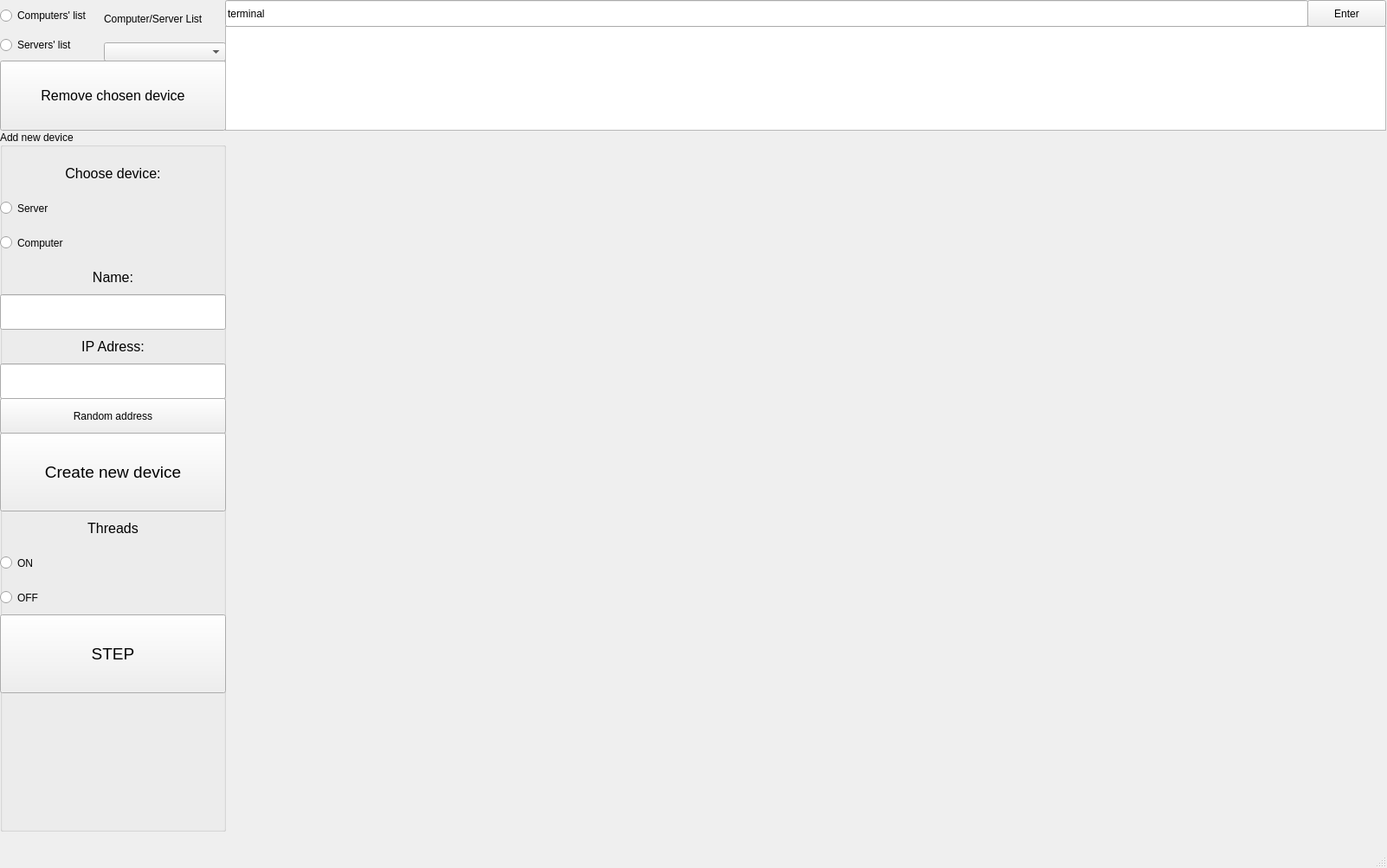
<?xml version="1.0" encoding="UTF-8"?>
<ui version="4.0">
 <class>MainWindow</class>
 <widget class="QMainWindow" name="MainWindow">
  <property name="geometry">
   <rect>
    <x>0</x>
    <y>0</y>
    <width>1602</width>
    <height>1003</height>
   </rect>
  </property>
  <property name="windowTitle">
   <string>MainWindow</string>
  </property>
  <property name="layoutDirection">
   <enum>Qt::LeftToRight</enum>
  </property>
  <widget class="QWidget" name="centralwidget">
   <property name="enabled">
    <bool>true</bool>
   </property>
   <widget class="QWidget" name="verticalLayoutWidget">
    <property name="geometry">
     <rect>
      <x>0</x>
      <y>0</y>
      <width>121</width>
      <height>71</height>
     </rect>
    </property>
    <layout class="QVBoxLayout" name="verticalLayout">
     <item>
      <widget class="QRadioButton" name="computerListButton">
       <property name="text">
        <string>Computers' list</string>
       </property>
       <attribute name="buttonGroup">
        <string notr="true">devicesGroup</string>
       </attribute>
      </widget>
     </item>
     <item>
      <widget class="QRadioButton" name="serverListButton">
       <property name="text">
        <string>Servers' list</string>
       </property>
       <attribute name="buttonGroup">
        <string notr="true">devicesGroup</string>
       </attribute>
      </widget>
     </item>
    </layout>
   </widget>
   <widget class="QWidget" name="verticalLayoutWidget_2">
    <property name="geometry">
     <rect>
      <x>120</x>
      <y>0</y>
      <width>141</width>
      <height>71</height>
     </rect>
    </property>
    <layout class="QVBoxLayout" name="verticalLayout_2">
     <item>
      <widget class="QLabel" name="label">
       <property name="text">
        <string>Computer/Server List</string>
       </property>
      </widget>
     </item>
     <item>
      <widget class="QComboBox" name="listComboBox"/>
     </item>
    </layout>
   </widget>
   <widget class="QPushButton" name="removeDeviceButton">
    <property name="geometry">
     <rect>
      <x>0</x>
      <y>70</y>
      <width>261</width>
      <height>81</height>
     </rect>
    </property>
    <property name="font">
     <font>
      <pointsize>12</pointsize>
     </font>
    </property>
    <property name="text">
     <string>Remove chosen device</string>
    </property>
   </widget>
   <widget class="QGroupBox" name="groupBox">
    <property name="geometry">
     <rect>
      <x>0</x>
      <y>150</y>
      <width>261</width>
      <height>811</height>
     </rect>
    </property>
    <property name="title">
     <string>Add new device</string>
    </property>
    <property name="alignment">
     <set>Qt::AlignLeading|Qt::AlignLeft|Qt::AlignVCenter</set>
    </property>
    <widget class="QLabel" name="label_3">
     <property name="geometry">
      <rect>
       <x>0</x>
       <y>150</y>
       <width>261</width>
       <height>41</height>
      </rect>
     </property>
     <property name="font">
      <font>
       <pointsize>12</pointsize>
      </font>
     </property>
     <property name="text">
      <string>Name:</string>
     </property>
     <property name="alignment">
      <set>Qt::AlignCenter</set>
     </property>
    </widget>
    <widget class="QLineEdit" name="nameEdit">
     <property name="geometry">
      <rect>
       <x>0</x>
       <y>190</y>
       <width>261</width>
       <height>41</height>
      </rect>
     </property>
    </widget>
    <widget class="QLabel" name="label_4">
     <property name="geometry">
      <rect>
       <x>0</x>
       <y>230</y>
       <width>261</width>
       <height>41</height>
      </rect>
     </property>
     <property name="font">
      <font>
       <pointsize>12</pointsize>
      </font>
     </property>
     <property name="text">
      <string>IP Adress:</string>
     </property>
     <property name="alignment">
      <set>Qt::AlignCenter</set>
     </property>
    </widget>
    <widget class="QLineEdit" name="adressEdit">
     <property name="geometry">
      <rect>
       <x>0</x>
       <y>270</y>
       <width>261</width>
       <height>41</height>
      </rect>
     </property>
    </widget>
    <widget class="QLabel" name="label_5">
     <property name="geometry">
      <rect>
       <x>0</x>
       <y>30</y>
       <width>261</width>
       <height>41</height>
      </rect>
     </property>
     <property name="font">
      <font>
       <pointsize>12</pointsize>
      </font>
     </property>
     <property name="text">
      <string>Choose device:</string>
     </property>
     <property name="alignment">
      <set>Qt::AlignCenter</set>
     </property>
    </widget>
    <widget class="QRadioButton" name="createServerButton">
     <property name="geometry">
      <rect>
       <x>0</x>
       <y>70</y>
       <width>261</width>
       <height>41</height>
      </rect>
     </property>
     <property name="text">
      <string>Server</string>
     </property>
     <attribute name="buttonGroup">
      <string notr="true">createButtonGroup</string>
     </attribute>
    </widget>
    <widget class="QRadioButton" name="computerButton">
     <property name="geometry">
      <rect>
       <x>0</x>
       <y>110</y>
       <width>261</width>
       <height>41</height>
      </rect>
     </property>
     <property name="text">
      <string>Computer</string>
     </property>
     <attribute name="buttonGroup">
      <string notr="true">createButtonGroup</string>
     </attribute>
    </widget>
    <widget class="QPushButton" name="createButton">
     <property name="geometry">
      <rect>
       <x>0</x>
       <y>350</y>
       <width>261</width>
       <height>91</height>
      </rect>
     </property>
     <property name="font">
      <font>
       <pointsize>14</pointsize>
      </font>
     </property>
     <property name="text">
      <string>Create new device</string>
     </property>
    </widget>
    <widget class="QPushButton" name="randomAddressButton">
     <property name="geometry">
      <rect>
       <x>0</x>
       <y>310</y>
       <width>261</width>
       <height>41</height>
      </rect>
     </property>
     <property name="text">
      <string>Random address</string>
     </property>
    </widget>
    <widget class="QLabel" name="label_6">
     <property name="geometry">
      <rect>
       <x>0</x>
       <y>440</y>
       <width>261</width>
       <height>41</height>
      </rect>
     </property>
     <property name="font">
      <font>
       <pointsize>12</pointsize>
      </font>
     </property>
     <property name="text">
      <string>Threads</string>
     </property>
     <property name="alignment">
      <set>Qt::AlignCenter</set>
     </property>
    </widget>
    <widget class="QRadioButton" name="onThreadButton">
     <property name="geometry">
      <rect>
       <x>0</x>
       <y>480</y>
       <width>261</width>
       <height>41</height>
      </rect>
     </property>
     <property name="text">
      <string>ON</string>
     </property>
     <attribute name="buttonGroup">
      <string notr="true">threadsGroup</string>
     </attribute>
    </widget>
    <widget class="QRadioButton" name="offThreadButton">
     <property name="geometry">
      <rect>
       <x>0</x>
       <y>520</y>
       <width>261</width>
       <height>41</height>
      </rect>
     </property>
     <property name="text">
      <string>OFF</string>
     </property>
     <attribute name="buttonGroup">
      <string notr="true">threadsGroup</string>
     </attribute>
    </widget>
    <widget class="QPushButton" name="stepButton">
     <property name="geometry">
      <rect>
       <x>0</x>
       <y>560</y>
       <width>261</width>
       <height>91</height>
      </rect>
     </property>
     <property name="font">
      <font>
       <pointsize>14</pointsize>
      </font>
     </property>
     <property name="text">
      <string>STEP</string>
     </property>
    </widget>
   </widget>
   <widget class="QListView" name="terminalEntry">
    <property name="geometry">
     <rect>
      <x>260</x>
      <y>30</y>
      <width>1341</width>
      <height>121</height>
     </rect>
    </property>
    <property name="styleSheet">
     <string notr="true"/>
    </property>
   </widget>
   <widget class="QLineEdit" name="terminal">
    <property name="geometry">
     <rect>
      <x>260</x>
      <y>0</y>
      <width>1251</width>
      <height>31</height>
     </rect>
    </property>
    <property name="text">
     <string>terminal</string>
    </property>
   </widget>
   <widget class="QPushButton" name="terminalEnterButton">
    <property name="geometry">
     <rect>
      <x>1510</x>
      <y>0</y>
      <width>91</width>
      <height>31</height>
     </rect>
    </property>
    <property name="minimumSize">
     <size>
      <width>91</width>
      <height>31</height>
     </size>
    </property>
    <property name="text">
     <string>Enter</string>
    </property>
   </widget>
  </widget>
  <widget class="QMenuBar" name="menubar">
   <property name="geometry">
    <rect>
     <x>0</x>
     <y>0</y>
     <width>1602</width>
     <height>26</height>
    </rect>
   </property>
  </widget>
  <widget class="QStatusBar" name="statusbar"/>
 </widget>
 <resources/>
 <connections/>
 <buttongroups>
  <buttongroup name="devicesGroup"/>
  <buttongroup name="createButtonGroup"/>
  <buttongroup name="threadsGroup"/>
 </buttongroups>
</ui>
